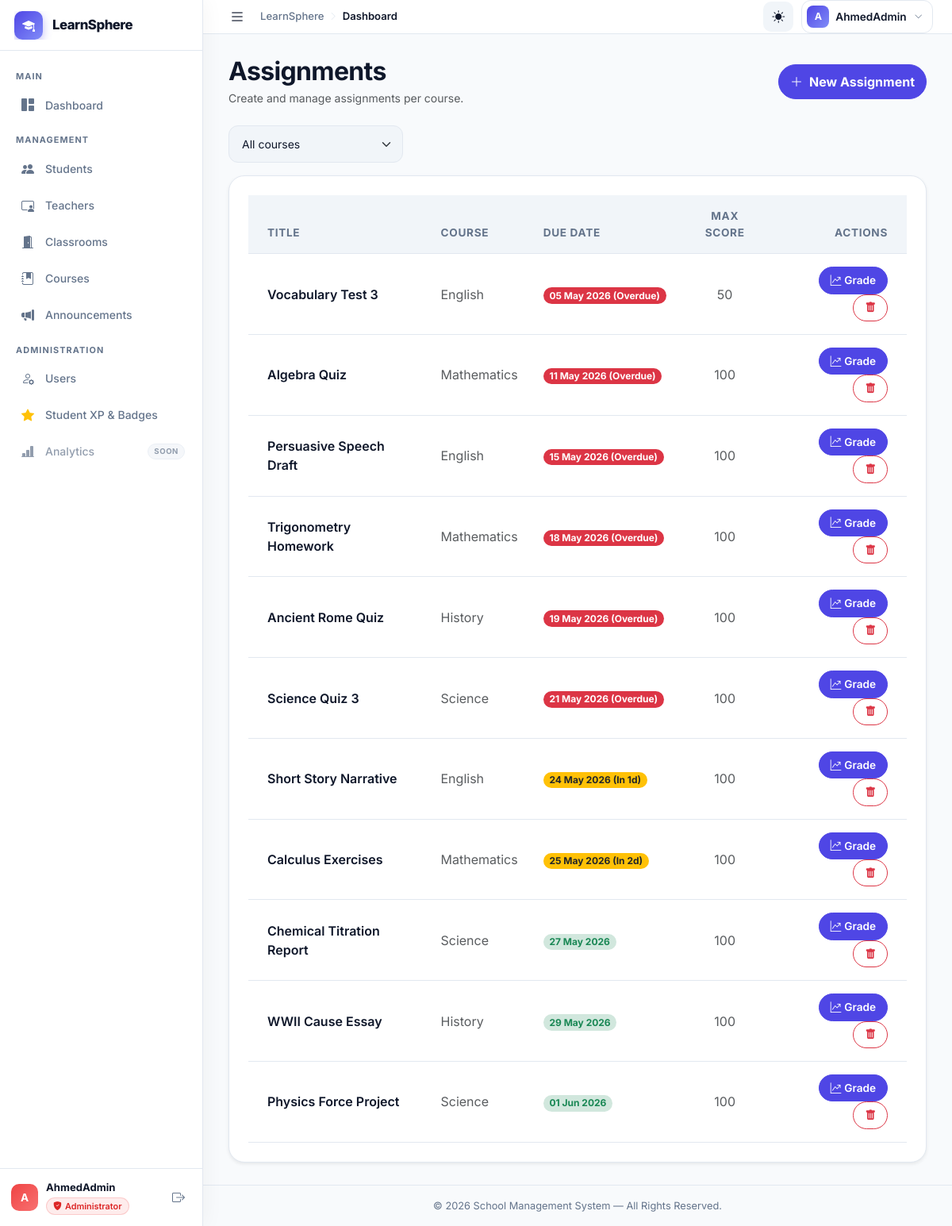
The page /modules/assignments/index.php (signed in) on the database its author committed.
### tables this page shows
CREATE TABLE `assignments` (
  `id` int(11) NOT NULL AUTO_INCREMENT,
  `course_id` int(11) NOT NULL,
  `title` varchar(200) NOT NULL,
  `description` text DEFAULT NULL,
  `due_date` date DEFAULT NULL,
  `max_score` tinyint(4) NOT NULL DEFAULT 100,
  `created_at` timestamp NOT NULL DEFAULT current_timestamp(),
  PRIMARY KEY (`id`),
  KEY `fk_assign_course` (`course_id`),
  CONSTRAINT `fk_assign_course` FOREIGN KEY (`course_id`) REFERENCES `courses` (`id`) ON DELETE CASCADE
);

CREATE TABLE `courses` (
  `id` int(11) NOT NULL AUTO_INCREMENT,
  `name` varchar(150) NOT NULL,
  `description` text DEFAULT NULL,
  `icon` varchar(60) DEFAULT 'bi-book-fill',
  `color` enum('primary','success','warning','danger','info') DEFAULT 'primary',
  `teacher_id` int(11) DEFAULT NULL,
  `room_id` int(11) DEFAULT NULL,
  `created_at` timestamp NOT NULL DEFAULT current_timestamp(),
  PRIMARY KEY (`id`),
  KEY `fk_course_teacher` (`teacher_id`),
  KEY `fk_course_room` (`room_id`),
  CONSTRAINT `fk_course_room` FOREIGN KEY (`room_id`) REFERENCES `class_rooms` (`id`) ON DELETE SET NULL,
  CONSTRAINT `fk_course_teacher` FOREIGN KEY (`teacher_id`) REFERENCES `teachers` (`id`) ON DELETE SET NULL
);

### config/app.php (called while the page is built, shortened)
<?php
function app_base_url(): string
{
    static $baseUrl = null;
    if ($baseUrl !== null) {
        return $baseUrl;
    }
    $scriptName = str_replace('\\', '/', $_SERVER['SCRIPT_NAME'] ?? '');
    $projectFolder = basename(BASE_PATH);
    $projectPath = '/' . $projectFolder;
    $position = stripos($scriptName, $projectPath);
    if ($position !== false) {
        $baseUrl = substr($scriptName, 0, $position + strlen($projectPath));
    } else {
        $baseUrl = '';
    }
    return rtrim($baseUrl, '/');
}
function app_url(string $path = ''): string
{
    $path = ltrim($path, '/');
    $baseUrl = app_base_url();
    return ($baseUrl === '' ? '' : $baseUrl) . '/' . $path;
}

### modules/assignments/index.php (the view, shortened to what this page needs)
<?php
require_once '../../config/app.php';
require_once BASE_PATH . '/config/connect.php';
$filterCourse = (int) ($_GET['course_id'] ?? 0);
if ($filterCourse) {
    $stmtList = $conn->prepare("
        SELECT a.id, a.title, a.due_date, a.max_score, c.name AS course
        FROM assignments a JOIN courses c ON c.id = a.course_id
        WHERE a.course_id = ?
        ORDER BY a.due_date ASC
    ");
    $stmtList->bind_param('i', $filterCourse);
    $stmtList->execute();
    $assignments = $stmtList->get_result()->fetch_all(MYSQLI_ASSOC);
    $stmtList->close();
} else {
    $assignments = $conn->query("
        SELECT a.id, a.title, a.due_date, a.max_score, c.name AS course
        FROM assignments a JOIN courses c ON c.id = a.course_id
        ORDER BY a.due_date ASC
    ")->fetch_all(MYSQLI_ASSOC);
}
require_once BASE_PATH . '/includes/header.php';
?>
<div class="d-flex justify-content-between align-items-center mb-4">
    <div>
        <h2 class="mb-1">Assignments</h2>
        <p class="text-muted small mb-0">Create and manage assignments per course.</p>
    </div>
    <button class="btn btn-primary rounded-pill" data-bs-toggle="collapse" data-bs-target="#createForm">
        <i class="bi bi-plus-lg me-2"></i>New Assignment
    </button>
</div>
<div class="mb-3">
    <form method="GET" class="d-flex gap-2 align-items-center">
        <select name="course_id" class="form-select form-select-sm" style="width:220px;" onchange="this.form.submit()">
            <option value="">All courses</option>
        </select>
    </form>
</div>
<?php if (!empty($assignments)): ?>
<div class="table-wrapper table-responsive border-0 shadow-sm" style="border-radius:20px;overflow:hidden;background:var(--app-surface);border:1px solid var(--app-border)!important;">
    <table class="table table-hover mb-0 align-middle">
        <thead style="background:var(--app-surface-soft);">
            <tr>
                <th class="ps-4 py-3" style="color:var(--app-muted);font-size:.85rem;font-weight:700;">Title</th>
                <th class="py-3" style="color:var(--app-muted);font-size:.85rem;font-weight:700;">Course</th>
                <th class="py-3" style="color:var(--app-muted);font-size:.85rem;font-weight:700;">Due Date</th>
                <th class="py-3 text-center" style="color:var(--app-muted);font-size:.85rem;font-weight:700;">Max Score</th>
                <th class="pe-4 py-3 text-end" style="color:var(--app-muted);font-size:.85rem;font-weight:700;">Actions</th>
            </tr>
        </thead>
        <tbody>
            <?php foreach ($assignments as $a):
                $daysLeft  = (int) ceil((strtotime($a['due_date']) - time()) / 86400);
                $overdue   = $daysLeft < 0;
                $dueSoon   = !$overdue && $daysLeft <= 2;
            ?>
            <tr>
                <td class="ps-4 fw-semibold" style="border-bottom:1px solid var(--app-border);">
                    <?= htmlspecialchars($a['title']); ?>
                </td>
                <td style="border-bottom:1px solid var(--app-border);" class="text-muted">
                    <?= htmlspecialchars($a['course']); ?>
                </td>
                <td style="border-bottom:1px solid var(--app-border);">
                    <span class="badge rounded-pill <?= $overdue ? 'bg-danger' : ($dueSoon ? 'bg-warning text-dark' : 'bg-success-subtle text-success'); ?>">
                        <?= date('d M Y', strtotime($a['due_date'])); ?>
                        <?= $overdue ? ' (Overdue)' : ($dueSoon ? " (In {$daysLeft}d)" : ''); ?>
                    </span>
                </td>
                <td class="text-center text-muted" style="border-bottom:1px solid var(--app-border);">
                    <?= $a['max_score']; ?>
                </td>
                <td class="pe-4 text-end" style="border-bottom:1px solid var(--app-border);">
                    <a href="<?= app_url('modules/grades/index.php?assignment_id=' . $a['id']); ?>"
                       class="btn btn-sm btn-primary rounded-pill">
                        <i class="bi bi-graph-up-arrow me-1"></i>Grade
                    </a>
                    <a href="?delete=<?= $a['id']; ?>"
                       class="btn btn-sm btn-outline-danger rounded-pill ms-1"
                       onclick="return confirm('Delete this assignment?')">
                        <i class="bi bi-trash-fill"></i>
                    </a>
                </td>
            </tr>
            <?php endforeach; ?>
        </tbody>
    </table>
</div>
<?php endif; ?>
<?php require_once BASE_PATH . '/includes/footer.php'; ?>

### assets/css/custom.css (style rules this page uses)
:root { --app-bg: #f8fafc; --app-surface: #ffffff; --app-surface-soft: #f1f5f9; --app-text: #0f172a; --app-muted: #64748b; --app-border: #e2e8f0; --app-primary: #4f46e5; --app-primary-soft: #e0e7ff; --app-success: #10b981; --app-warning: #f59e0b; --app-danger: #ef4444; --app-shadow: 0 10px 40px -10px rgba(0,0,0,0.08); --app-shadow-hover: 0 20px 40px -10px rgba(0,0,0,0.12); --sidebar-width: 256px; --sidebar-collapsed-width: 72px; --topbar-height: 64px; --sidebar-transition: 0.28s cubic-bezier(0.4, 0, 0.2, 1); }
html, body { height: 100%; overflow: hidden; }
body { background: var(--app-bg); color: var(--app-text); font-family: "Inter", "Poppins", system-ui, -apple-system, "Segoe UI", Roboto, Arial, sans-serif; letter-spacing: 0; transition: background-color 0.3s ease, color 0.3s ease; }
h1, h2, h3, h4, h5, h6 { font-weight: 700; letter-spacing: -0.02em; }
.btn { border-radius: 12px; font-weight: 700; padding: 9px 14px; }
.btn-sm { border-radius: 10px; padding: 6px 11px; }
.btn-primary, .btn-success { background: var(--app-primary); border-color: var(--app-primary); transition: all 0.3s ease; }
.table-wrapper { background: var(--app-surface); border-radius: 28px; box-shadow: var(--app-shadow); padding: 24px; border: 1px solid var(--app-border); overflow: hidden; }
.table { margin-bottom: 0; --bs-table-bg: transparent; --bs-table-color: var(--app-text); border-color: var(--app-border); }
.table>thead>tr>th { border-bottom-width: 1px; border-bottom-color: var(--app-border); font-weight: 600; color: var(--app-muted); text-transform: uppercase; font-size: 0.85rem; letter-spacing: 0.05em; padding: 16px; background: transparent !important; }
.table>tbody>tr>td { border-bottom-color: var(--app-border); padding: 16px; vertical-align: middle; }
.form-control, .form-select { background-color: var(--app-surface-soft); border: 1px solid var(--app-border); border-radius: 12px; padding: 12px 16px; color: var(--app-text); transition: all 0.3s ease; }
.btn-sm.rounded-pill { padding: 6px 14px; font-size: 0.85rem; font-weight: 600; transition: all 0.2s ease; }

### rows shown on the page
assignments: title "Vocabulary Test 3", course.name "English", due_date "05 May 2026", shows "(Overdue)", max_score "50"
assignments: title "Algebra Quiz", course.name "Mathematics", due_date "11 May 2026", shows "(Overdue)", max_score "100"
assignments: title "Persuasive Speech Draft", course.name "English", due_date "15 May 2026", shows "(Overdue)", max_score "100"
assignments: title "Trigonometry Homework", course.name "Mathematics", due_date "18 May 2026", shows "(Overdue)", max_score "100"
assignments: title "Ancient Rome Quiz", course.name "History", due_date "19 May 2026", shows "(Overdue)", max_score "100"
assignments: title "Science Quiz 3", course.name "Science", due_date "21 May 2026", shows "(Overdue)", max_score "100"
assignments: title "Short Story Narrative", course.name "English", due_date "24 May 2026", due_date "1", max_score "100"
assignments: title "Calculus Exercises", course.name "Mathematics", due_date "25 May 2026", due_date "2", max_score "100"
assignments: title "Chemical Titration Report", course.name "Science", due_date "27 May 2026", max_score "100"
assignments: title "WWII Cause Essay", course.name "History", due_date "29 May 2026", max_score "100"
assignments: title "Physics Force Project", course.name "Science", due_date "01 Jun 2026", max_score "100"

### other values the page prints
substr($_SESSION['username'] ?? 'U', 0, 1) "A"
$_SESSION['username'] "AhmedAdmin"
role_label($currentRole) "Administrator"
